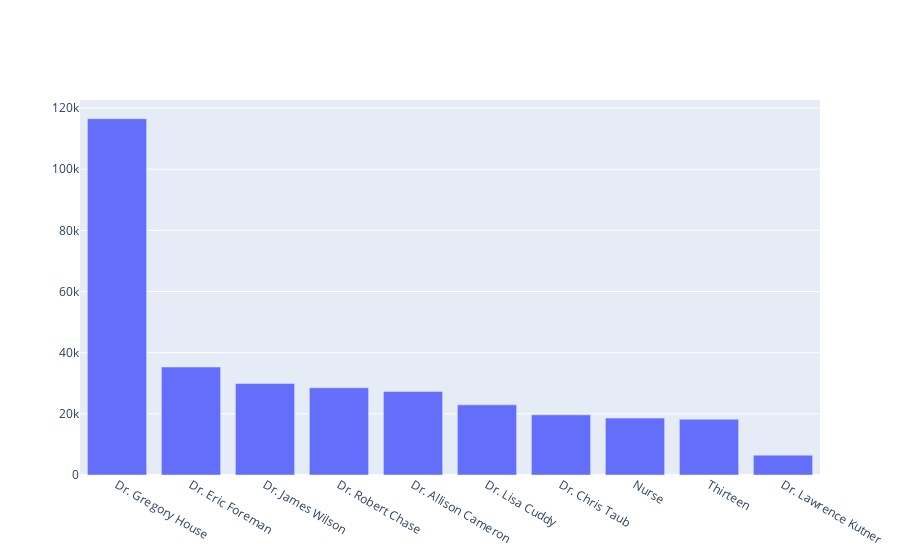

This figure's notebook cell:
### Code cell
data = [go.Bar(x=cnt.index, y=cnt.values)]
fig = go.Figure(data=data)
fig.show()

### Figure 1 — Plotly figure (JSON) as saved in the notebook; plotly's stock layout.template omitted (floating-point values rounded to 4 significant figures)
{"data": [{"type": "bar", "x": ["Dr. Gregory House", "Dr. Eric Foreman", "Dr. James Wilson", "Dr. Robert Chase", "Dr. Allison Cameron", "Dr. Lisa Cuddy", "Dr. Chris Taub", "Nurse", "Thirteen", "Dr. Lawrence Kutner"], "y": [116499, 35311, 29901, 28521, 27283, 22942, 19668, 18617, 18231, 6489]}], "layout": {"autosize": true, "xaxis": {"autorange": true, "range": [-0.5, 9.5], "type": "category"}, "yaxis": {"autorange": true, "range": [0, 122600.0], "type": "linear"}}}
